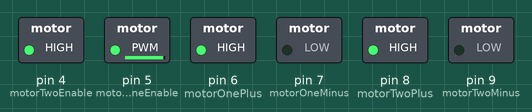
Recording of a sketch running on a simulated Arduino Uno, built with avr-gcc and run on an emulated ATmega328P. Parts: switched loads named in the sketch (green lamp = pin HIGH).

Above: at 0.05 s.
At 9.95 s:
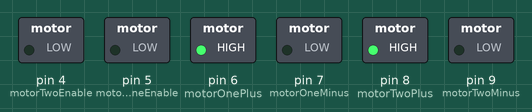
Timing chart, 0 to 11.5 s (numbered marks = the images above):
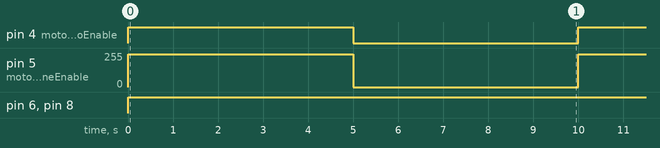

Measured:
- by itself, pin 4 (motorTwoEnable): alternates HIGH for 5.0 s and LOW for 5.0 s
- by itself, pin 5 (motorOneEnable): alternates 244/255 for 5.0 s and 0/255 for 5.0 s
- by itself, pin 6 (motorOnePlus), pin 8 (motorTwoPlus): LOW → HIGH at 0.00 s

The sketch:

motor_test.ino
```cpp
// Define motor pins
int motorOnePlus = 6;
int motorOneMinus = 7;
int motorOneEnable = 5;

int motorTwoPlus = 8;
int motorTwoMinus = 9;
int motorTwoEnable = 4;

void setup()
{

   Serial.begin(1152000);

   // Set pins
   pinMode(motorOnePlus, OUTPUT);
   pinMode(motorOneMinus, OUTPUT);
   pinMode(motorOneEnable, OUTPUT);

   pinMode(motorTwoPlus, OUTPUT);
   pinMode(motorTwoMinus, OUTPUT);
   pinMode(motorTwoEnable, OUTPUT);

}

void loop()
{

   // Accelerate forward
   setMotorOne(true, 500);
   setMotorTwo(true, 500);

   // Delay
   delay(5000);

   // Stop
   setMotorOne(true, 0);
   setMotorTwo(true, 0);

   // Delay
   delay(5000);

}

// Function to control the motor
void setMotorOne(boolean forward, int motor_speed){
   digitalWrite(motorOnePlus, forward);
   digitalWrite(motorOneMinus, !forward);
   analogWrite(motorOneEnable, motor_speed);
}

// Function to control the motor
void setMotorTwo(boolean forward, int motor_speed){
   digitalWrite(motorTwoPlus, forward);
   digitalWrite(motorTwoMinus, !forward);
   analogWrite(motorTwoEnable, motor_speed);
}
```
